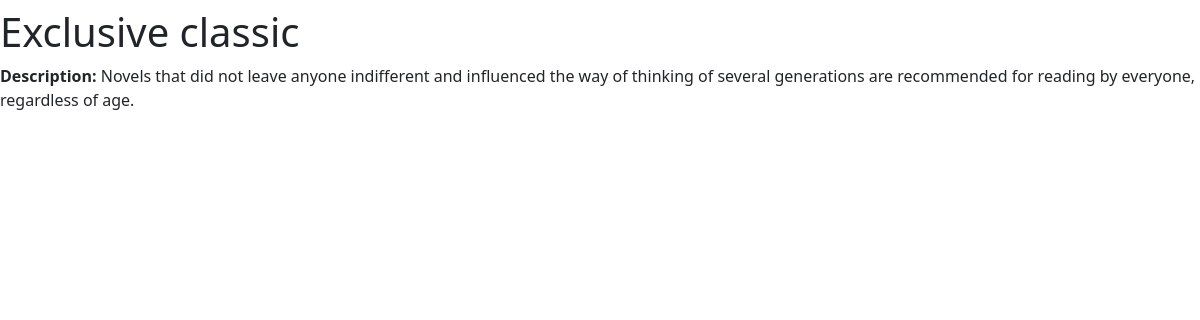
The page /series/1/ on the database its author committed.
### rosters/models.py (models this page shows, shortened)
class Series(models.Model):
    name = models.CharField(
        verbose_name = "Series name",
        max_length = 30,
    )
    description = models.TextField(
        verbose_name = "Series description",
        blank = True,
        null = True
    )

### rosters/views.py (the view)
# urls.py: path('series/<int:pk>/', views.SeriesDetailView.as_view(), name="ser-det"),
class SeriesDetailView(generic.DetailView):
    template_name = 'rosters/series_view.html'
    model=models.Series

### rosters/templates/rosters/series_view.html (shortened to what this page needs)
{% extends 'base.html' %}
{% block body %}
<h1>{{object.name}}</h1>
<b>Description:</b> {{ object.description  }}<br>
{% endblock body %}

### rows shown on the page
Series: name "Exclusive classic", description "Novels that did not leave anyone indifferent and influenced the way of thinking of several generations are recommended for reading by everyone, regardless of age."
